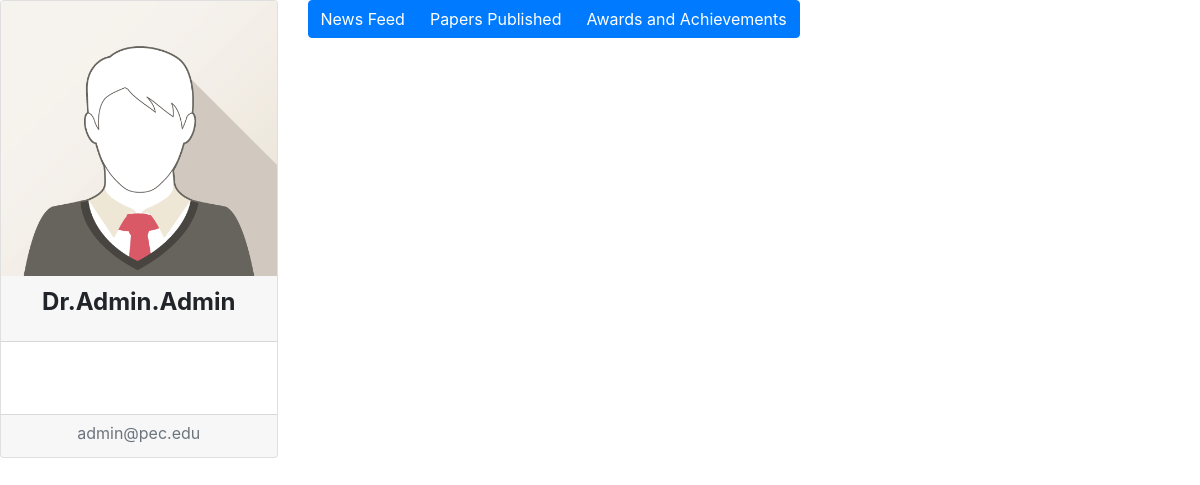
Screenshot of /WT/profile.php?user=admin_admin with the database file from the repository.
### tables this page shows
CREATE TABLE `users` (
  `first_name` varchar(25) NOT NULL,
  `last_name` varchar(25) NOT NULL,
  `username` varchar(100) NOT NULL,
  `email` varchar(100) NOT NULL,
  `password` varchar(255) NOT NULL,
  `signup_date` date NOT NULL,
  `profile_pic` varchar(255) NOT NULL,
  `user_closed` varchar(3) NOT NULL,
  `is_professor` varchar(3) NOT NULL,
  `status` varchar(50) NOT NULL,
  `special_status` int(11) NOT NULL,
  `designation` varchar(30) NOT NULL,
  `specialization` text NOT NULL
);

### WT/include/classes/User.php (called while the page is built, shortened)
<?php
	class User {
		public function __construct($con,$user)
		{
			$user_details_query=mysqli_query($con,"SELECT * FROM users WHERE username='$user'");
		}
	}
 ?>

### WT/profile.php (the view, shortened to what this page needs)
<?php require 'config/config.php' ?>
<?php require 'include/classes/User.php' ?>
<?php
	if(isset($_GET['user']))
	{
		$userLoggedIn=htmlspecialchars($_GET['user']);
		$userLoggedIn= mysqli_real_escape_string($con,$userLoggedIn);
		$user_details_query=mysqli_query($con,"SELECT * FROM users WHERE username='$userLoggedIn'");
		$num_rows=mysqli_num_rows($user_details_query);
		if($num_rows==1)
		{
			$user= new User($con,$userLoggedIn);
		}
		else
		{
			header("Location: register.php");
		}
	}
	else
	{
		header("Location: register.php");
	}
 ?>
<!DOCTYPE html>
<html>
<head>
	<title><?php $name = $user->getFirstAndLastName(); echo $name;?></title>
	<link rel="stylesheet" type="text/css" href="css/bootstrap.min.css">
</head>
<body onload="loadStuff('posts','<?php echo $userLoggedIn; ?>')">
<div class="row">
	<div class="col-sm-3">
		<?php
			$row=mysqli_fetch_array($user_details_query);
			$imagePath=$row['profile_pic'];
			if($row['is_professor'])
			{
				$name ="Dr.". $row['last_name'].".".$row['first_name'];
			}
			else
			{
				$name =$row['first_name']." ".$row['last_name'];
			}
			$email=$row['email'];
			$specialization=$row['specialization'];
		 ?>
			<div class="card text-center" >
				<img src="<?php echo $imagePath; ?>" class="card-img-top">
				<div class="card-header"><h4 class="card-title"><strong><?php echo $name; ?></strong></h4></div>
				<div class="card-body">
					<?php echo $specialization."<br>";?>
				</div>
				<div class="card-footer">
					<div class="card-text text-muted">
						<p class="card-subtitle"><?php echo $email; ?></p>
					</div>
				</div>
			</div>
	</div>
	<div class="col-sm-8">
						<div class="btn-group" role="group" aria-label="Basic example">
  							<button  class="btn btn-primary" onclick="loadStuff('posts','<?php echo $userLoggedIn;?>')">News Feed</button>
  							<button  class="btn btn-primary" onclick="loadStuff('papers','<?php echo $userLoggedIn;?>')">Papers Published</button>
  							<button  class="btn btn-primary" onclick="loadStuff('awards','<?php echo $userLoggedIn; ?>')">Awards and Achievements</button>
						</div>
	</div>
</div>
</body>
</html>

### rows the page displays
users: profile_pic (placeholder picture), name "Dr.Admin.Admin", email "admin@pec.edu"
